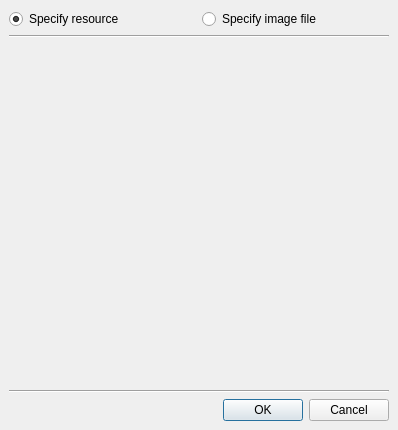
<ui version="4.0" >
 <comment>*********************************************************************
**
** Copyright (C) 1992-2008 Trolltech ASA. All rights reserved.
**
** This file is part of the Qt Designer of the Qt Toolkit.
**
** This file may be used under the terms of the GNU General Public
** License versions 2.0 or 3.0 as published by the Free Software
** Foundation and appearing in the files LICENSE.GPL2 and LICENSE.GPL3
** included in the packaging of this file.  Alternatively you may (at
** your option) use any later version of the GNU General Public
** License if such license has been publicly approved by Trolltech ASA
** (or its successors, if any) and the KDE Free Qt Foundation. In
** addition, as a special exception, Trolltech gives you certain
** additional rights. These rights are described in the Trolltech GPL
** Exception version 1.2, which can be found at
** http://www.trolltech.com/products/qt/gplexception/ and in the file
** GPL_EXCEPTION.txt in this package.
**
** Please review the following information to ensure GNU General
** Public Licensing requirements will be met:
** http://trolltech.com/products/qt/licenses/licensing/opensource/. If
** you are unsure which license is appropriate for your use, please
** review the following information:
** http://trolltech.com/products/qt/licenses/licensing/licensingoverview
** or contact the sales department at sales@trolltech.com.
**
** In addition, as a special exception, Trolltech, as the sole
** copyright holder for Qt Designer, grants users of the Qt/Eclipse
** Integration plug-in the right for the Qt/Eclipse Integration to
** link to functionality provided by Qt Designer and its related
** libraries.
**
** This file is provided "AS IS" with NO WARRANTY OF ANY KIND,
** INCLUDING THE WARRANTIES OF DESIGN, MERCHANTABILITY AND FITNESS FOR
** A PARTICULAR PURPOSE. Trolltech reserves all rights not expressly
** granted herein.
**
** This file is provided AS IS with NO WARRANTY OF ANY KIND, INCLUDING THE
** WARRANTY OF DESIGN, MERCHANTABILITY AND FITNESS FOR A PARTICULAR PURPOSE.
**
*********************************************************************</comment>
 <class>qdesigner_internal::FindIconDialog</class>
 <widget class="QDialog" name="qdesigner_internal::FindIconDialog" >
  <property name="geometry" >
   <rect>
    <x>0</x>
    <y>0</y>
    <width>398</width>
    <height>430</height>
   </rect>
  </property>
  <property name="windowTitle" >
   <string>Find Icon</string>
  </property>
  <layout class="QVBoxLayout" >
   <property name="margin" >
    <number>9</number>
   </property>
   <property name="spacing" >
    <number>6</number>
   </property>
   <item>
    <layout class="QHBoxLayout" >
     <property name="margin" >
      <number>0</number>
     </property>
     <property name="spacing" >
      <number>6</number>
     </property>
     <item>
      <widget class="QRadioButton" name="m_specify_resource_input" >
       <property name="text" >
        <string>Specify resource</string>
       </property>
       <property name="checked" >
       <bool>true</bool>
       </property>
      </widget>
     </item>
      <item>
      <widget class="QRadioButton" name="m_specify_file_input" >
       <property name="text" >
        <string>Specify image file</string>
       </property>
      </widget>
     </item>
    </layout>
   </item>
   <item>
    <widget class="Line" name="line" >
     <property name="orientation" >
      <enum>Qt::Horizontal</enum>
     </property>
    </widget>
   </item>
   <item>
    <widget class="QStackedWidget" name="m_widget_stack" >
     <property name="currentIndex" >
      <number>0</number>
     </property>
     <widget class="QWidget" name="page1" />
     <widget class="QWidget" name="page2" >
      <layout class="QVBoxLayout" >
       <property name="margin" >
        <number>9</number>
       </property>
       <property name="spacing" >
        <number>6</number>
       </property>
       <item>
        <layout class="QHBoxLayout" >
         <property name="margin" >
          <number>0</number>
         </property>
         <property name="spacing" >
          <number>6</number>
         </property>
         <item>
          <widget class="QComboBox" name="m_file_input" >
           <property name="editable" >
            <bool>true</bool>
           </property>
           <property name="insertPolicy" >
            <enum>QComboBox::NoInsert</enum>
           </property>
           <property name="autoCompletion" >
            <bool>false</bool>
           </property>
          </widget>
         </item>
         <item>
          <widget class="QToolButton" name="m_cd_up_button" >
           <property name="text" >
            <string>Parent directory</string>
           </property>
           <property name="icon" >
            <iconset/>
           </property>
          </widget>
         </item>
        </layout>
       </item>
       <item>
        <widget class="QListWidget" name="m_icon_view" >
         <property name="iconSize" >
          <size>
           <width>24</width>
           <height>24</height>
          </size>
         </property>
        </widget>
       </item>
      </layout>
     </widget>
    </widget>
   </item>
   <item>
    <widget class="Line" name="line_2" >
     <property name="orientation" >
      <enum>Qt::Horizontal</enum>
     </property>
    </widget>
   </item>
   <item>
    <widget class="QDialogButtonBox" name="buttonBox" >
     <property name="orientation" >
      <enum>Qt::Horizontal</enum>
     </property>
     <property name="standardButtons" >
      <set>QDialogButtonBox::Cancel|QDialogButtonBox::NoButton|QDialogButtonBox::Ok</set>
     </property>
    </widget>
   </item>
  </layout>
 </widget>
 <resources>
  <include location="../../designer/designer.qrc" />
  <include location="../../components/formeditor/formeditor.qrc" />
 </resources>
 <connections>
  <connection>
   <sender>buttonBox</sender>
   <signal>accepted()</signal>
   <receiver>qdesigner_internal::FindIconDialog</receiver>
   <slot>accept()</slot>
   <hints>
    <hint type="sourcelabel" >
     <x>72</x>
     <y>402</y>
    </hint>
    <hint type="destinationlabel" >
     <x>91</x>
     <y>373</y>
    </hint>
   </hints>
  </connection>
  <connection>
   <sender>buttonBox</sender>
   <signal>rejected()</signal>
   <receiver>qdesigner_internal::FindIconDialog</receiver>
   <slot>reject()</slot>
   <hints>
    <hint type="sourcelabel" >
     <x>287</x>
     <y>404</y>
    </hint>
    <hint type="destinationlabel" >
     <x>191</x>
     <y>385</y>
    </hint>
   </hints>
  </connection>
 </connections>
</ui>
